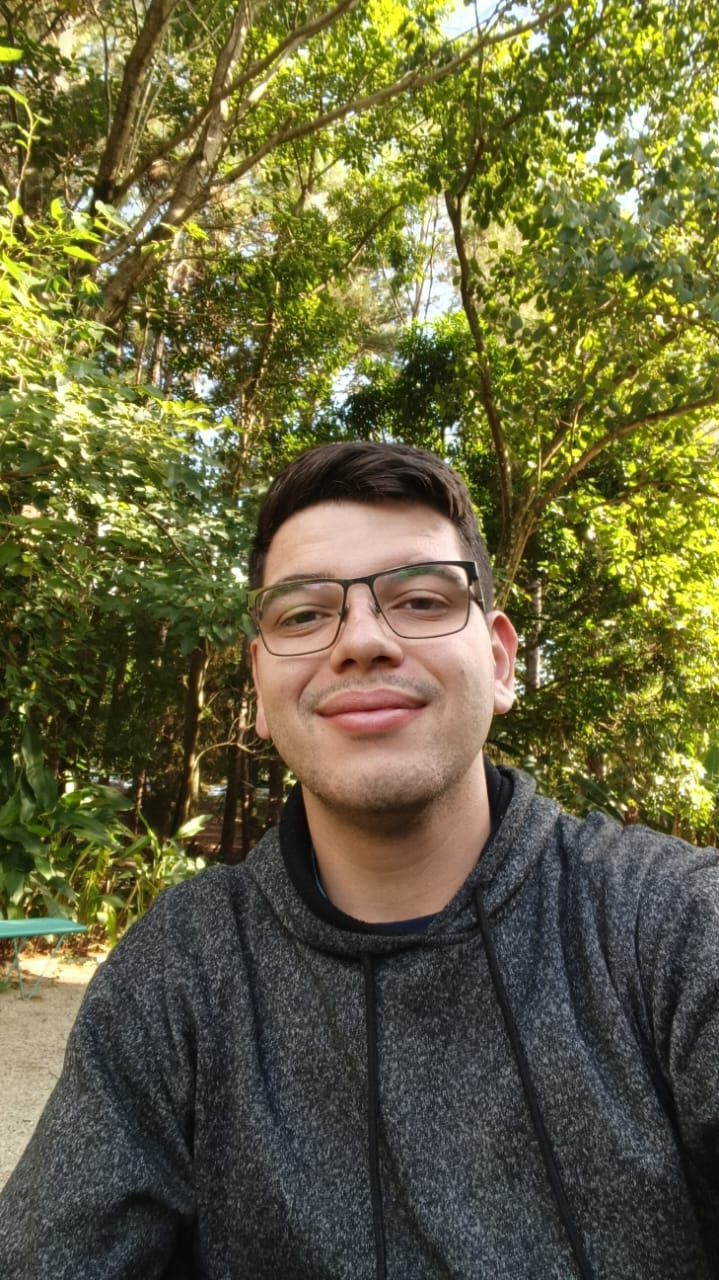
#> input picture src/inputs_images/f961be76-1d3b-4b26-bc53-bca89b0f0e18.jpg, 719 x 1280 px, found by its file name
$ python Entropia_by_matriz.py
#> lines starting #> are read from the running program, lines starting #| are printed output that depends on the picture
### src/modules/crypt_image.py
import numpy as np


# ======== Aplica XOR ========
def aplicar_xor_com_qrng(imagem_processada, matriz_qrng):
    if imagem_processada.shape[:2] != matriz_qrng.shape:
        raise ValueError("A imagem e a matriz QRNG devem ter o mesmo tamanho")
    if imagem_processada.ndim == 3 and imagem_processada.shape[2] == 3:
        xor_resultado = np.empty_like(imagem_processada, dtype=np.uint8)
        for canal in range(3):
            xor_resultado[:, :, canal] = np.bitwise_xor(imagem_processada[:, :, canal], matriz_qrng)
    else:
        xor_resultado = np.bitwise_xor(imagem_processada, matriz_qrng)
    return xor_resultado

# ======== Mapa Caótico ========
def logistic_map(size):
    r = 3.999
    x0 = 0.98892455322743
    x = x0
    seq = []
    for _ in range(size):
        x = r * x * (1 - x)
        seq.append(x)
    return np.array(seq)

# [13 lines left out: function aplicar_lm, not called in this run]


# [11 lines of commented-out code are left out]
def _diffuse_mod256(img: np.ndarray, ks2d: np.ndarray) -> np.ndarray:
    """
    Difusão simples: varredura raster com feedback.
    - img: uint8 HxW ou HxWx3
    - ks2d: uint8 HxW (keystream/matriz)
    Retorna uint8 com forte difusão.
    """
    if img.shape[:2] != ks2d.shape:
        raise ValueError("difusão: ks2d deve ter o mesmo HxW da imagem.")
    h, w = img.shape[:2]
    out = img.astype(np.uint16).copy()
    ks = ks2d.astype(np.uint16)

    if img.ndim == 2:
        prev = 0
        for y in range(h):
            for x in range(w):
                out[y, x] = (out[y, x] + ks[y, x] + prev) % 256
                prev = out[y, x]
        prev = 0
        for y in range(h-1, -1, -1):
            for x in range(w-1, -1, -1):
                out[y, x] = (out[y, x] + ks[y, x] + prev) % 256
                prev = out[y, x]
    else:
        C = img.shape[2]
        prev = np.zeros(C, dtype=np.uint16)
        for y in range(h):
            for x in range(w):
                out[y, x] = (out[y, x] + ks[y, x] + prev) % 256
                prev = out[y, x]
        prev = np.zeros(C, dtype=np.uint16)
        for y in range(h-1, -1, -1):
            for x in range(w-1, -1, -1):
                out[y, x] = (out[y, x] + ks[y, x] + prev) % 256
                prev = out[y, x]
    return out.astype(np.uint8)


def aplicar_confusao_difusao(imagem: np.ndarray, matriz_qrng: np.ndarray):
    """
    Mantém sua permutação caótica (confusão) e adiciona difusão com feedback.
    - Usa mesma sequência/índices para qualquer imagem do par (NPCR).
    - Usa matriz_qrng como keystream de difusão (uint8 HxW).
    """
    h, w = imagem.shape[:2]
    total = h * w

    # 1) Confusão (permutação) – exatamente sua lógica
    chaos_seq = logistic_map(total)
    indices = np.argsort(chaos_seq)
    if imagem.ndim == 3:
        canais = [imagem[:, :, c].flatten()[indices].reshape(h, w) for c in range(imagem.shape[2])]
        permutada = np.stack(canais, axis=2)
    else:
        permutada = imagem.flatten()[indices].reshape(h, w)

    ks = matriz_qrng
    if ks.dtype != np.uint8:
        ks = np.clip(ks, 0, 255).astype(np.uint8)

    cifrada = _diffuse_mod256(permutada, ks)
    return cifrada, chaos_seq, indices


# ======== Desfazer Mapa ========
# [24 lines left out: functions desfazer_lm, recuperar_imagem, not called in this run]

### src/Validations/Entropia_by_matriz.py
# upload_preprocess_e_matriz_entropy_batch.py
from __future__ import annotations
from pathlib import Path
import numpy as np
import cv2
import matplotlib.pyplot as plt
import sys

# === resolver caminho para TCC/src e importar seus módulos ===
SRC_DIR = Path(__file__).resolve().parents[1]  # .../TCC/src
sys.path.insert(0, str(SRC_DIR))
from modules.crypt_image import aplicar_xor_com_qrng, aplicar_confusao_difusao

# --------- CONFIG (hard-code) ---------
IMAGE_PATH      = Path("/home/rafael-brain/GitHub/Estudo/TCC/src/inputs_images/f961be76-1d3b-4b26-bc53-bca89b0f0e18.jpg")     # << ajuste aqui
MATRICES_FOLDER = Path("/home/rafael-brain/GitHub/Estudo/TCC/src/matrices/real") # << ajuste aqui (png/jpg/bmp/npy)
N_MATRIZES      = 20                                     # 0 = usar todas
TARGET_SIZE     = 400                                      # corte central 400x400
# -------------------------------------

# ---------- IO / pré-processamento ----------
def load_image_color(path: Path) -> np.ndarray:
    bgr = cv2.imread(str(path), cv2.IMREAD_COLOR)
    if bgr is None:
        raise ValueError(f"Não foi possível abrir a imagem: {path}")
    return cv2.cvtColor(bgr, cv2.COLOR_BGR2RGB)

def preprocess_image_center(img_rgb: np.ndarray, target: int = TARGET_SIZE) -> np.ndarray:
    h, w = img_rgb.shape[:2]
    s = min(target, h, w)
    y0 = (h - s) // 2
    x0 = (w - s) // 2
    return img_rgb[y0:y0+s, x0:x0+s]

def load_matrix(path: Path) -> np.ndarray:
    ext = path.suffix.lower()
    if ext == ".npy":
        arr = np.load(str(path), allow_pickle=False).squeeze()
        if not isinstance(arr, np.ndarray):
            raise ValueError(f"O .npy não contém ndarray válido: {path}")
        return arr
    gray = cv2.imread(str(path), cv2.IMREAD_GRAYSCALE)
    if gray is None:
        raise ValueError(f"Não foi possível abrir a matriz/figura: {path}")
    return gray

def to_u8(arr: np.ndarray) -> np.ndarray:
    if arr.dtype == np.uint8 and arr.min() >= 0 and arr.max() <= 255:
        return arr
    arr = arr.astype(np.float32)
    mn, mx = float(arr.min()), float(arr.max())
    if mx == mn:
        return np.zeros_like(arr, dtype=np.uint8)
    return np.clip((arr - mn) / (mx - mn) * 255.0, 0, 255).astype(np.uint8)

# ---------- Entropia (Shannon, bits/byte) ----------
def entropy_bits(img: np.ndarray) -> float:
    """Entropia de Shannon em bits/byte (0..8)."""
    if img.dtype != np.uint8:
        img = np.clip(img, 0, 255).astype(np.uint8)
    data = img.reshape(-1)  # inclui todos os canais
    hist = np.bincount(data, minlength=256).astype(np.float64)
    total = hist.sum()
    if total == 0:
        return 0.0
    p = hist / total
    p = p[p > 0.0]
    return float(-np.sum(p * np.log2(p)))

def main():
    try:
        # valida entradas
        if not IMAGE_PATH.exists():
            print(f"Erro: IMAGE_PATH não existe: {IMAGE_PATH}")
            return
        if not MATRICES_FOLDER.exists() or not MATRICES_FOLDER.is_dir():
            print(f"Erro: MATRICES_FOLDER inválida: {MATRICES_FOLDER}")
            return

        # carrega e pré-processa imagem
        img_rgb = load_image_color(IMAGE_PATH)
#> in load_image_color, bgr is the input picture: shape (1280, 719, 3); mean B, G, R 61.7, 99.7, 101.7
        img = preprocess_image_center(img_rgb, TARGET_SIZE)
#> in preprocess_image_center, `return img_rgb[y0:y0+s, x0:x0+s]`:
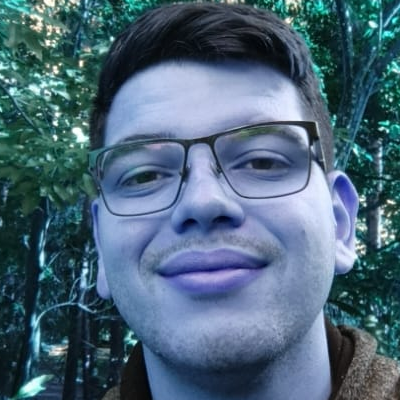
#> returned value: shape (400, 400, 3); mean of channels 0, 1, 2 121.5, 102.5, 76.1; drawn as B, G, R
        H, W = img.shape[:2]
#> H = 400; W = 400

        # lista arquivos de matriz
        paths = sorted([
            p for p in MATRICES_FOLDER.iterdir()
            if p.suffix.lower() in (".npy", ".png", ".jpg", ".jpeg", ".bmp", ".tiff")
        ])
        if not paths:
            print("Nenhuma matriz encontrada na pasta.")
            return
        if N_MATRIZES > 0:
            paths = paths[:N_MATRIZES]

        # processa cada matriz
        entropias = []
        nomes = []
        usados = 0
        for p in paths:
            try:
                mat = load_matrix(p)
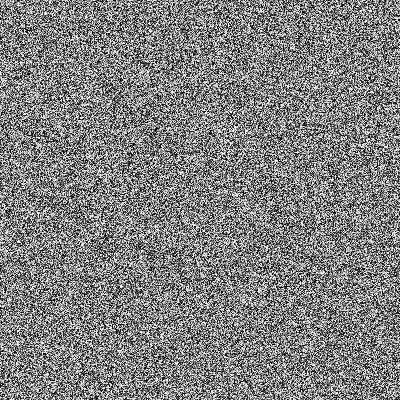
#> input picture src/matrices/real/matriz_qrng_001.png, 400 x 400 px
#> in load_matrix, gray is the input picture: shape (400, 400); min 0, max 255, mean 128.4
                if mat.ndim == 3:
                    mat = to_u8(mat)[..., 0]
                mat = to_u8(mat)

                if mat.shape[:2] != (H, W):
                    print(f"[IGNORADA] {p.name}: tamanho {mat.shape[:2]} != imagem {H,W}")
                    continue

                # cifra (sem perturbar a imagem — aqui vamos comparar apenas o efeito da matriz/“chave”)
                xor_img = aplicar_xor_com_qrng(img, mat)
#> after the loop in aplicar_xor_com_qrng, `for canal in range(3):`:
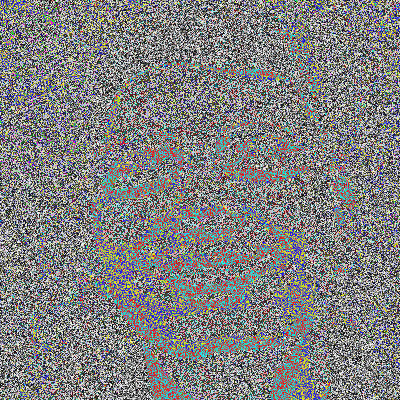
#> xor_resultado: shape (400, 400, 3); mean R, G, B 127.4, 127.4, 127.7
                cifrada, _, _ = aplicar_confusao_difusao(xor_img, mat)
#> in aplicar_confusao_difusao, `canais = [imagem[:, :, c].flatten()[indices].reshape(h, w) for c in ra..`: canais = 3 items
#> in aplicar_confusao_difusao, `permutada = np.stack(canais, axis=2)`:
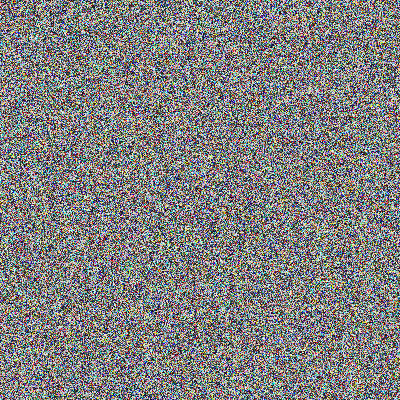
#> permutada: shape (400, 400, 3); mean of channels 0, 1, 2 127.4, 127.4, 127.7; drawn as B, G, R
#> after the loop in _diffuse_mod256, `for y in range(h):`:
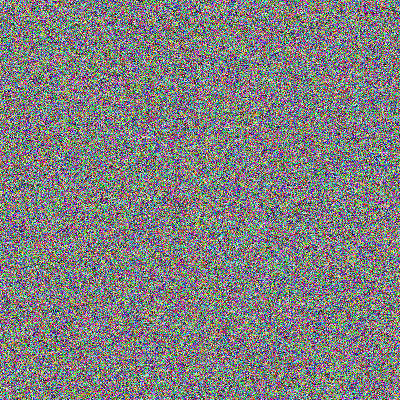
#> out: shape (400, 400, 3) uint16; mean of channels 0, 1, 2 127.3, 127.3, 127.7; drawn as B, G, R
#> after the loop in _diffuse_mod256, `for y in range(h-1, -1, -1):`:
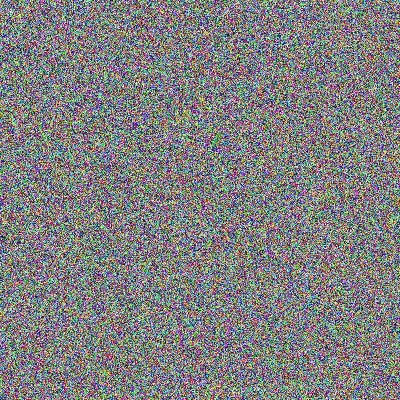
#> out: shape (400, 400, 3) uint16; mean of channels 0, 1, 2 127.8, 127.8, 127.6; drawn as B, G, R

                Hc = entropy_bits(cifrada)
#> in entropy_bits, `hist = np.bincount(data, minlength=256).astype(np.float64)`: hist = 256 values, max 1983 at index 184, min 1765 at index 102, mean 1875
#> in entropy_bits, `total = hist.sum()`: total = 480000
#> in entropy_bits, `p = hist / total`: p = 256 values, max 0.00413 at index 184, min 0.00368 at index 102, mean 0.00391
#> Hc = 8
                entropias.append(Hc)
                nomes.append(p.name)
                usados += 1
                print(f"{usados:02d} - {p.name}: Entropia = {Hc:.4f} bits")
#| 01 - matriz_qrng_001.png: Entropia = 7.9996 bits
            except Exception as e:
                print(f"[ERRO] {p.name}: {e}")
#> pass 2 of the loop in main, `for p in paths:`:
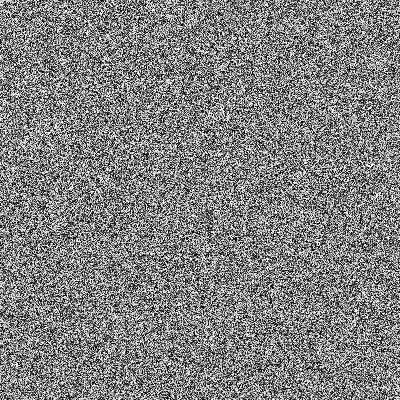
#> input picture src/matrices/real/matriz_qrng_002.png, 400 x 400 px
#> in load_matrix, gray is the input picture: shape (400, 400); min 0, max 255, mean 128.7
#> after the loop in aplicar_xor_com_qrng (call 2), `for canal in range(3):`:
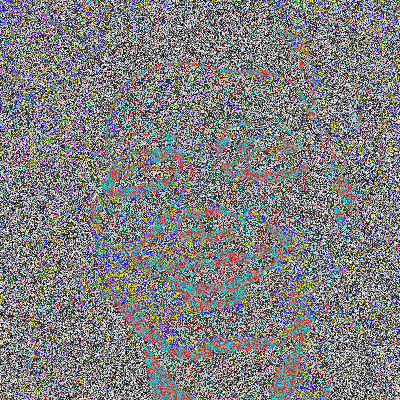
#> xor_resultado: shape (400, 400, 3); mean R, G, B 127.7, 128, 128.1
#> after the loop in _diffuse_mod256 (call 2), `for y in range(h-1, -1, -1):`:
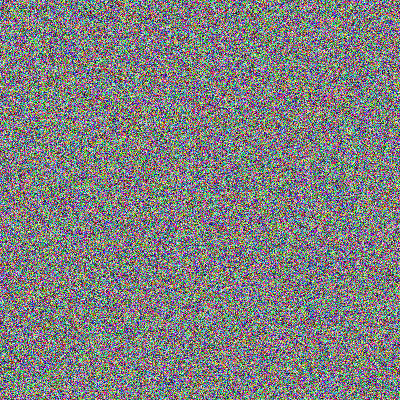
#> out: shape (400, 400, 3) uint16; mean of channels 0, 1, 2 127.6, 127.6, 127.2; drawn as B, G, R
#| 02 - matriz_qrng_002.png: Entropia = 7.9996 bits
#> pass 3 of the loop in main, `for p in paths:`:
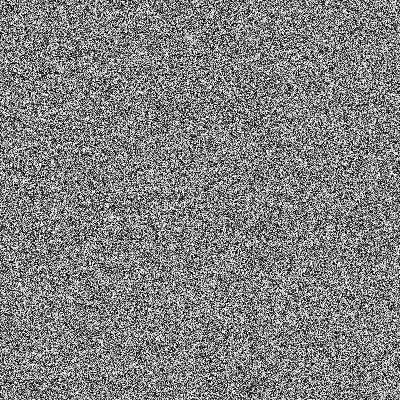
#> input picture src/matrices/real/matriz_qrng_003.png, 400 x 400 px
#> in load_matrix, gray is the input picture: shape (400, 400); min 0, max 255, mean 128.6
#> after the loop in aplicar_xor_com_qrng (call 3), `for canal in range(3):`:
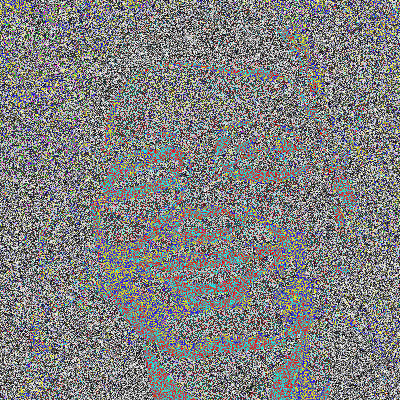
#> xor_resultado: shape (400, 400, 3); mean R, G, B 127.6, 127.9, 128.1
#> after the loop in _diffuse_mod256 (call 3), `for y in range(h-1, -1, -1):`:
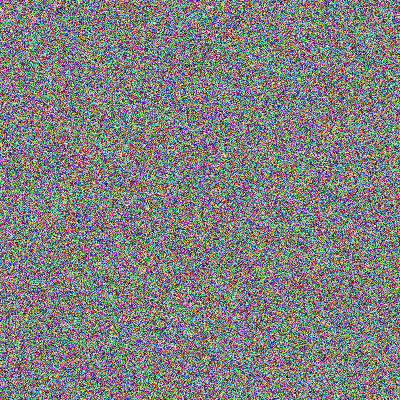
#> out: shape (400, 400, 3) uint16; mean of channels 0, 1, 2 127.4, 127.6, 127.4; drawn as B, G, R
#| 03 - matriz_qrng_003.png: Entropia = 7.9996 bits

        if usados == 0:
            print("Nenhuma matriz válida processada.")
            return

        entropias = np.array(entropias, dtype=np.float64)
#> entropias = [8, 8, 8]
        media = float(entropias.mean())
#> media = 8
        vmin  = float(entropias.min())
#> vmin = 8
        vmax  = float(entropias.max())
#> vmax = 8
        print(f"\nResumo ({usados} matrizes): média={media:.4f} bits | min={vmin:.4f} | max={vmax:.4f}")
#| Resumo (3 matrizes): média=7.9996 bits | min=7.9996 | max=7.9996

        # ---------- Gráfico de linhas (matriz vs entropia) ----------
        plt.figure(figsize=(10,5))
        plt.plot(entropias, marker="o", markersize=3, linestyle="-")
        plt.xticks(ticks=np.arange(usados), labels=[f"{i+1}" for i in range(usados)], rotation=0)
        plt.xlabel("Índice da matriz (N)")
        plt.ylabel("Entropia (bits)")
        plt.title(f"Entropia por matriz de QRNG Real\nMédia={media:.4f} | Min={vmin:.4f} | Max={vmax:.4f}")
        plt.grid(True, linestyle="--", alpha=0.6)
        plt.tight_layout()
        plt.show()
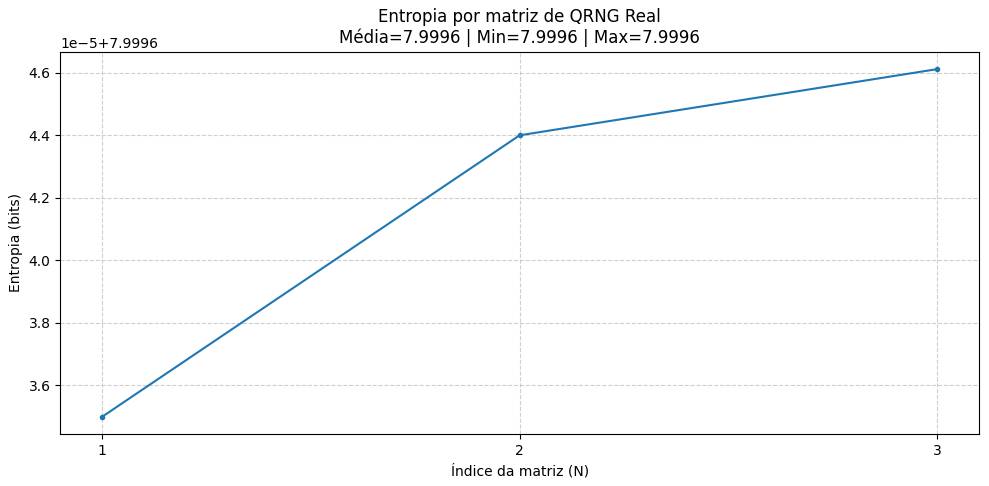
#> figure drawn by matplotlib, 1 panel

    except Exception as e:
        print(f"Erro: {e}")

if __name__ == "__main__":
    main()
